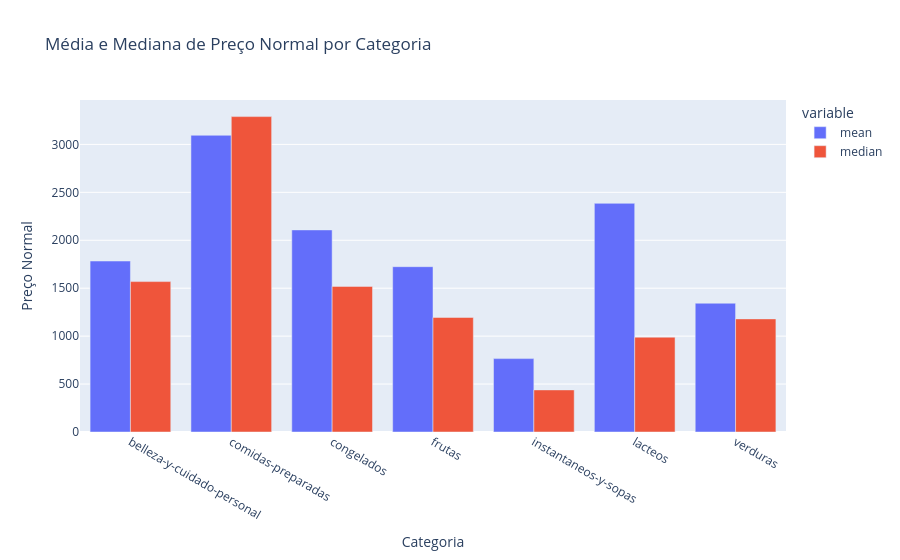

The cell this chart's notebook holds for it:
### Markdown cell above
# 1 - Traga a média e a mediana dos preços - coluna Preco_Normal - por categoria de produto.
# Identifique as categorias que parecem ter um valor de média abaixo ou acima da mediana.

### Code cell
estatisticas_categoria = df.groupby('Categoria')['Preco_Normal'].agg(['mean', 'median']).reset_index()

estatisticas_categoria['Diferenca'] = estatisticas_categoria['mean'] - estatisticas_categoria['median']

categorias_media_acima = estatisticas_categoria[estatisticas_categoria['Diferenca'] > 0]
categorias_media_acima = categorias_media_acima[['Categoria', 'mean', 'median', 'Diferenca']]
categorias_media_acima.columns = ['Categoria', 'Media', 'Mediana','Diferenca']

categorias_media_abaixo = estatisticas_categoria[estatisticas_categoria['Diferenca'] < 0]
categorias_media_abaixo = categorias_media_abaixo[['Categoria', 'mean', 'median','Diferenca']]
categorias_media_abaixo.columns = ['Categoria', 'Media', 'Mediana','Diferenca']


print("Categorias com média acima da mediana:")
print(categorias_media_acima)
print("\nCategorias com média abaixo da mediana:")
print(categorias_media_abaixo)

fig = px.bar(estatisticas_categoria, 
             x='Categoria', 
             y=['mean', 'median'],
             title='Média e Mediana de Preço Normal por Categoria',
             labels={'value': 'Preço Normal', 'Categoria': 'Categoria'},
             barmode='group')
fig.show()

### Figure 1 — Plotly figure (JSON) as saved in the notebook; plotly's stock layout.template omitted (floating-point values rounded to 4 significant figures)
{"data": [{"alignmentgroup": "True", "hovertemplate": "variable=mean<br>Categoria=%{x}<br>Preço Normal=%{y}<extra></extra>", "legendgroup": "mean", "marker": {"color": "#636efa", "pattern": {"shape": ""}}, "name": "mean", "offsetgroup": "mean", "orientation": "v", "showlegend": true, "textposition": "auto", "type": "bar", "x": ["belleza-y-cuidado-personal", "comidas-preparadas", "congelados", "frutas", "instantaneos-y-sopas", "lacteos", "verduras"], "xaxis": "x", "y": [1784.0, 3095.0, 2108.0, 1724.0, 765.5, 2385.0, 1343.0], "yaxis": "y"}, {"alignmentgroup": "True", "hovertemplate": "variable=median<br>Categoria=%{x}<br>Preço Normal=%{y}<extra></extra>", "legendgroup": "median", "marker": {"color": "#EF553B", "pattern": {"shape": ""}}, "name": "median", "offsetgroup": "median", "orientation": "v", "showlegend": true, "textposition": "auto", "type": "bar", "x": ["belleza-y-cuidado-personal", "comidas-preparadas", "congelados", "frutas", "instantaneos-y-sopas", "lacteos", "verduras"], "xaxis": "x", "y": [1569, 3290, 1519, 1195, 439, 989, 1180], "yaxis": "y"}], "layout": {"autosize": true, "barmode": "group", "legend": {"title": {"text": "variable"}, "tracegroupgap": 0}, "title": {"text": "Média e Mediana de Preço Normal por Categoria"}, "xaxis": {"anchor": "y", "autorange": true, "domain": [0, 1], "range": [-0.5, 6.5], "title": {"text": "Categoria"}, "type": "category"}, "yaxis": {"anchor": "x", "autorange": true, "domain": [0, 1], "range": [0, 3463.0], "title": {"text": "Preço Normal"}, "type": "linear"}}}
